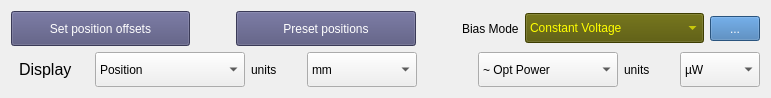
   <widget class="QWidget" name="SettingsForm" native="true">
    <property name="geometry">
     <rect>
      <x>30</x>
      <y>240</y>
      <width>771</width>
      <height>91</height>
     </rect>
    </property>
    <property name="styleSheet">
     <string notr="true">#SettingsForm{
border: 1px solid;
	background-color:rgb(182, 182, 182);
    border: 2px solid gray;
    border-radius: 10px;
}</string>
    </property>
    <layout class="QVBoxLayout" name="verticalLayout_9">
     <item>
      <layout class="QHBoxLayout" name="horizontalLayout_11">
       <item>
        <widget class="QPushButton" name="pushButton_11">
         <property name="minimumSize">
          <size>
           <width>0</width>
           <height>35</height>
          </size>
         </property>
         <property name="styleSheet">
          <string notr="true">background:rgb(81, 81, 122);
color:white;</string>
         </property>
         <property name="text">
          <string>Set position offsets</string>
         </property>
        </widget>
       </item>
       <item>
        <spacer name="horizontalSpacer_17">
         <property name="orientation">
          <enum>Qt::Horizontal</enum>
         </property>
         <property name="sizeType">
          <enum>QSizePolicy::Fixed</enum>
         </property>
         <property name="sizeHint" stdset="0">
          <size>
           <width>40</width>
           <height>20</height>
          </size>
         </property>
        </spacer>
       </item>
       <item>
        <widget class="QPushButton" name="pushButton_12">
         <property name="minimumSize">
          <size>
           <width>0</width>
           <height>35</height>
          </size>
         </property>
         <property name="styleSheet">
          <string notr="true">background:rgb(81, 81, 122);
color:white;</string>
         </property>
         <property name="text">
          <string>Preset positions</string>
         </property>
        </widget>
       </item>
       <item>
        <spacer name="horizontalSpacer_16">
         <property name="orientation">
          <enum>Qt::Horizontal</enum>
         </property>
         <property name="sizeType">
          <enum>QSizePolicy::Fixed</enum>
         </property>
         <property name="sizeHint" stdset="0">
          <size>
           <width>40</width>
           <height>20</height>
          </size>
         </property>
        </spacer>
       </item>
       <item>
        <widget class="QLabel" name="label_8">
         <property name="sizePolicy">
          <sizepolicy hsizetype="Fixed" vsizetype="Preferred">
           <horstretch>0</horstretch>
           <verstretch>0</verstretch>
          </sizepolicy>
         </property>
         <property name="text">
          <string>Bias Mode</string>
         </property>
        </widget>
       </item>
       <item>
        <widget class="QComboBox" name="comboBox_3">
         <property name="minimumSize">
          <size>
           <width>0</width>
           <height>30</height>
          </size>
         </property>
         <property name="styleSheet">
          <string notr="true">background:rgb(85, 85, 0);
color:yellow;
text-align: center;</string>
         </property>
         <item>
          <property name="text">
           <string>Constant Voltage</string>
          </property>
         </item>
         <item>
          <property name="text">
           <string>Constant Gain</string>
          </property>
         </item>
         <item>
          <property name="text">
           <string>Constant Opt Pwr</string>
          </property>
         </item>
         <item>
          <property name="text">
           <string>SSI RMS Adjust </string>
          </property>
         </item>
         <item>
          <property name="text">
           <string>OFF</string>
          </property>
         </item>
        </widget>
       </item>
       <item>
        <widget class="QToolButton" name="toolButton">
         <property name="minimumSize">
          <size>
           <width>50</width>
           <height>25</height>
          </size>
         </property>
         <property name="styleSheet">
          <string notr="true">background:rgb(59, 118, 177);
color: white;</string>
         </property>
         <property name="text">
          <string>...</string>
         </property>
        </widget>
       </item>
      </layout>
     </item>
     <item>
      <layout class="QHBoxLayout" name="horizontalLayout_6">
       <item>
        <spacer name="horizontalSpacer_3">
         <property name="orientation">
          <enum>Qt::Horizontal</enum>
         </property>
         <property name="sizeType">
          <enum>QSizePolicy::Fixed</enum>
         </property>
         <property name="sizeHint" stdset="0">
          <size>
           <width>8</width>
           <height>20</height>
          </size>
         </property>
        </spacer>
       </item>
       <item>
        <widget class="QLabel" name="label_2">
         <property name="sizePolicy">
          <sizepolicy hsizetype="Fixed" vsizetype="Preferred">
           <horstretch>0</horstretch>
           <verstretch>0</verstretch>
          </sizepolicy>
         </property>
         <property name="minimumSize">
          <size>
           <width>70</width>
           <height>0</height>
          </size>
         </property>
         <property name="font">
          <font>
           <family>Arial</family>
           <pointsize>12</pointsize>
           <weight>9</weight>
           <italic>false</italic>
           <bold>false</bold>
          </font>
         </property>
         <property name="styleSheet">
          <string notr="true">font: 75 12pt &quot;Arial&quot;;</string>
         </property>
         <property name="text">
          <string>Display</string>
         </property>
        </widget>
       </item>
       <item>
        <widget class="QComboBox" name="comboBox_4">
         <property name="sizePolicy">
          <sizepolicy hsizetype="Fixed" vsizetype="Fixed">
           <horstretch>0</horstretch>
           <verstretch>0</verstretch>
          </sizepolicy>
         </property>
         <property name="minimumSize">
          <size>
           <width>150</width>
           <height>35</height>
          </size>
         </property>
         <property name="styleSheet">
          <string notr="true"/>
         </property>
         <item>
          <property name="text">
           <string>Position</string>
          </property>
         </item>
         <item>
          <property name="text">
           <string>Velocity</string>
          </property>
         </item>
         <item>
          <property name="text">
           <string>Time</string>
          </property>
         </item>
        </widget>
       </item>
       <item>
        <widget class="QLabel" name="label_3">
         <property name="sizePolicy">
          <sizepolicy hsizetype="Fixed" vsizetype="Preferred">
           <horstretch>0</horstretch>
           <verstretch>0</verstretch>
          </sizepolicy>
         </property>
         <property name="minimumSize">
          <size>
           <width>50</width>
           <height>0</height>
          </size>
         </property>
         <property name="styleSheet">
          <string notr="true">font: 75 12pt &quot;Arial&quot;;</string>
         </property>
         <property name="text">
          <string>units</string>
         </property>
        </widget>
       </item>
       <item>
        <widget class="QComboBox" name="leftBlockUnits">
         <property name="sizePolicy">
          <sizepolicy hsizetype="Fixed" vsizetype="Fixed">
           <horstretch>0</horstretch>
           <verstretch>0</verstretch>
          </sizepolicy>
         </property>
         <property name="minimumSize">
          <size>
           <width>110</width>
           <height>35</height>
          </size>
         </property>
         <item>
          <property name="text">
           <string>mm</string>
          </property>
         </item>
         <item>
          <property name="text">
           <string>µm</string>
          </property>
         </item>
         <item>
          <property name="text">
           <string>nm</string>
          </property>
         </item>
         <item>
          <property name="text">
           <string>cm</string>
          </property>
         </item>
        </widget>
       </item>
       <item>
        <spacer name="horizontalSpacer_2">
         <property name="orientation">
          <enum>Qt::Horizontal</enum>
         </property>
         <property name="sizeHint" stdset="0">
          <size>
           <width>40</width>
           <height>20</height>
          </size>
         </property>
        </spacer>
       </item>
       <item>
        <widget class="QComboBox" name="comboBox">
         <property name="sizePolicy">
          <sizepolicy hsizetype="Fixed" vsizetype="Fixed">
           <horstretch>60</horstretch>
           <verstretch>60</verstretch>
          </sizepolicy>
         </property>
         <property name="minimumSize">
          <size>
           <width>140</width>
           <height>35</height>
          </size>
         </property>
         <item>
          <property name="text">
           <string>~ Opt Power</string>
          </property>
         </item>
         <item>
          <property name="text">
           <string>~ APD Gain</string>
          </property>
         </item>
         <item>
          <property name="text">
           <string>~ SSI average </string>
          </property>
         </item>
        </widget>
       </item>
       <item>
        <widget class="QLabel" name="label_10">
         <property name="sizePolicy">
          <sizepolicy hsizetype="Fixed" vsizetype="Preferred">
           <horstretch>0</horstretch>
           <verstretch>0</verstretch>
          </sizepolicy>
         </property>
         <property name="minimumSize">
          <size>
           <width>50</width>
           <height>0</height>
          </size>
         </property>
         <property name="styleSheet">
          <string notr="true">font: 75 12pt &quot;Arial&quot;;</string>
         </property>
         <property name="text">
          <string>units</string>
         </property>
        </widget>
       </item>
       <item>
        <widget class="QComboBox" name="rightBlockUnits">
         <property name="sizePolicy">
          <sizepolicy hsizetype="Fixed" vsizetype="Fixed">
           <horstretch>0</horstretch>
           <verstretch>0</verstretch>
          </sizepolicy>
         </property>
         <property name="minimumSize">
          <size>
           <width>80</width>
           <height>35</height>
          </size>
         </property>
         <item>
          <property name="text">
           <string>µW</string>
          </property>
         </item>
         <item>
          <property name="text">
           <string>nW</string>
          </property>
         </item>
         <item>
          <property name="text">
           <string>pW</string>
          </property>
         </item>
         <item>
          <property name="text">
           <string>mW</string>
          </property>
         </item>
        </widget>
       </item>
      </layout>
     </item>
    </layout>
   </widget>
